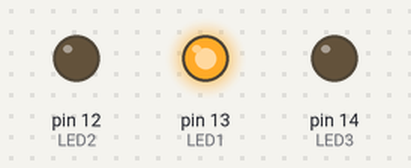
A sketch run on a simulated Arduino Uno, built with avr-gcc and run on an emulated ATmega328P. Parts: output pins drawn as LEDs (lit = HIGH). What the sketch prints to the serial monitor is not drawn.

Above: at 0.5 s.
At 2.5 s:
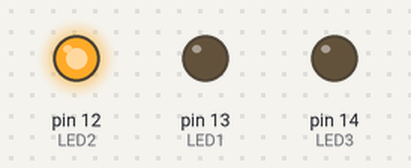
At 4.5 s:
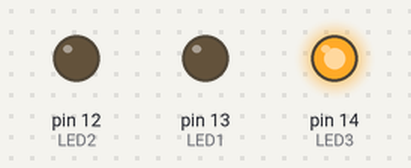
At 5.5 s:
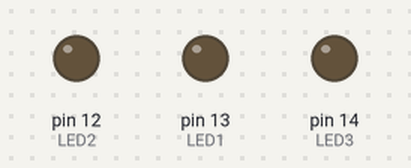
Timing chart, 0 to 7.8 s (numbered marks = the images above):
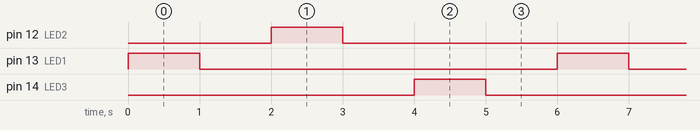

The sketch:

Tutorial_1_2.ino
```cpp
#define LED1 13
#define LED2 12
#define LED3 14
#define LED4 1
#define LED5 2
#define LED6 3

void setup() {
  // put your setup code here, to run once:
  Serial.begin(115200);
  Serial.println("Hello World");
  pinMode(LED1, OUTPUT);
  pinMode(LED2, OUTPUT);
  pinMode(LED3, OUTPUT);


}

void loop() {
  // put your main code here, to run repeatedly:
  digitalWrite(LED1, HIGH);
  delay(1000);
  digitalWrite(LED1, LOW);
  delay(1000);

  digitalWrite(LED2, HIGH);
  delay(1000);
  digitalWrite(LED2, LOW);
  delay(1000);

  digitalWrite(LED3, HIGH);
  delay(1000);
  digitalWrite(LED3, LOW);
  delay(1000);

}
```

Measured:
- by itself, pin 12 (LED2), pin 13 (LED1), pin 14 (LED3): alternates HIGH for 1.0 s and LOW for 5.0 s
- by itself, everything shown: repeats every 6.0 s, in 6 steps
